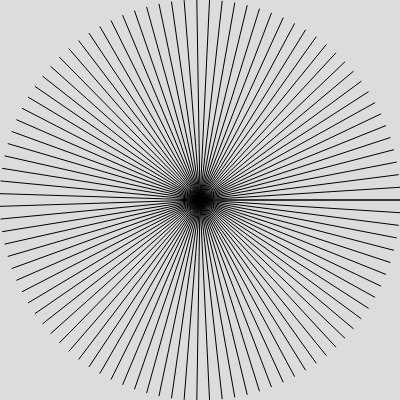
Frame 1 (no input)
Frame 2 (the mouse pressed at the canvas centre, redrawn once): identical to frame 1, image omitted

The p5.js sketch that drew this single still picture (run headless with seeded random() and noise() and a simulated clock; the mouse was pressed at the canvas centre and the sketch redrawn once):

// p5.js sketch
// ── sketch.js
let radius = 200;

function setup() {
  createCanvas(400, 400);
  angleMode(DEGREES);
  noLoop();
}

function draw() {
  background(220);
  for (let a = 0; a < 100; a++) {
    let angle = map(a, 0, 99, 0, 360);
    let x = 200 + cos(angle) * radius;
    let y = 200 + sin(angle) * radius;
    line(200,200,x,y);
  }
}
